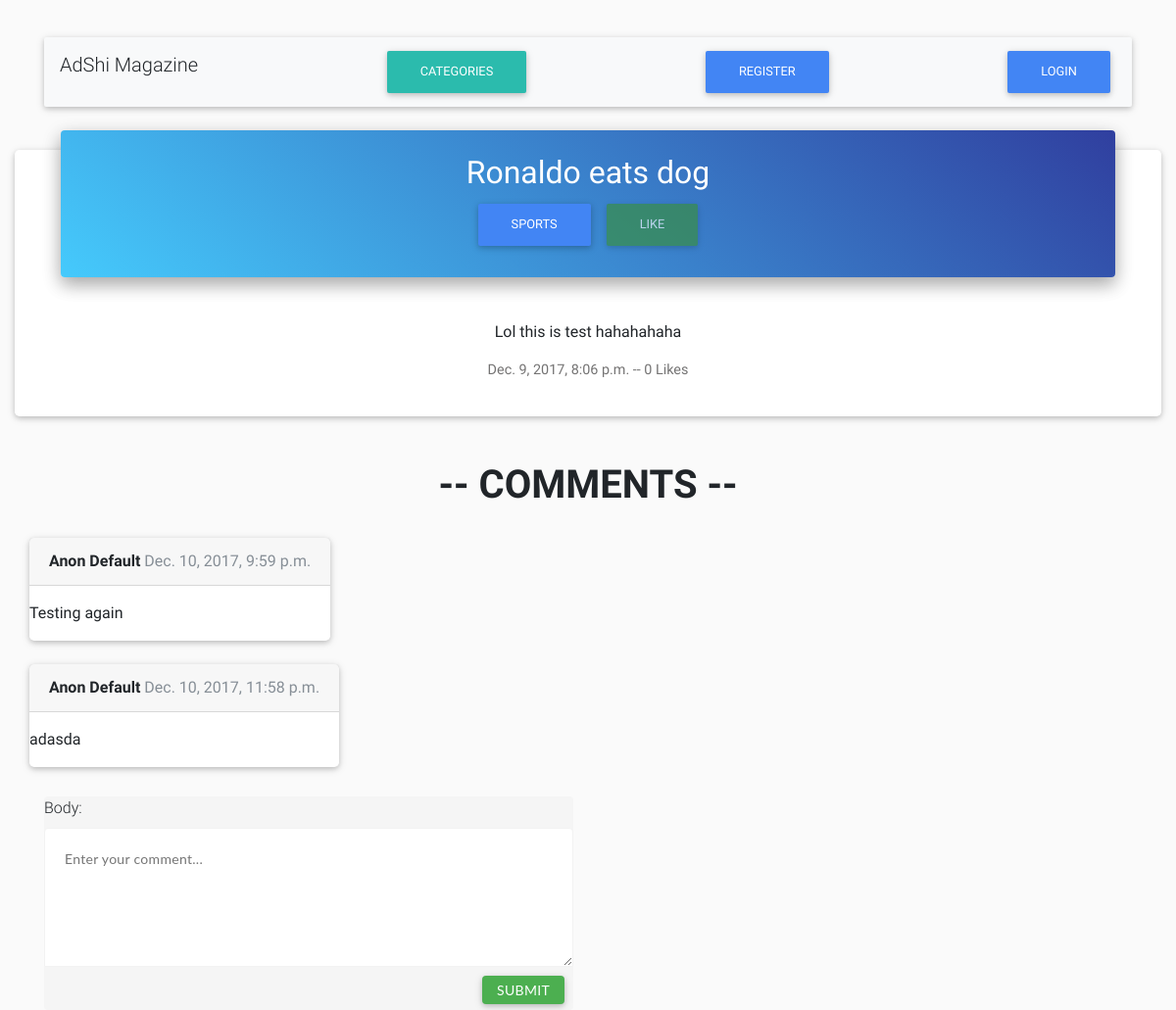
Page /magazine/article/1 on the committed database.
### mag/models.py (models this page shows, shortened)
class Article(models.Model):
    title = models.CharField(max_length=250)
    slug = models.SlugField(max_length=250, unique=True)
    body = models.TextField()
    date_posted = models.DateTimeField(db_index=True, auto_now_add=True)
    category = models.ForeignKey(Category, on_delete=models.CASCADE)
    likes = models.ManyToManyField(MagUser)
    class Meta:
        get_latest_by = "date_posted"

class Category(models.Model):
    title = models.CharField(max_length=250, unique=True)
    slug = models.SlugField(max_length=100, unique=True)

class MagUser(models.Model):
    email = models.EmailField('Email Address', unique=True)
    first_name = models.CharField('First Name', max_length=30)
    last_name = models.CharField('Last Name', max_length=30)
    phone_regex = RegexValidator(regex=r'^0\d{10}$', message="Phone number must be entered. 11 Digits.")
    phone_number = models.CharField(validators=[phone_regex], max_length=15, blank=True)
    password = models.CharField(max_length=64, null=True)
    logged_in = models.BooleanField(default=False)
    def get_full_name(self):
        full_name = '%s %s' % (self.first_name, self.last_name)
        return full_name.strip()
    def is_authenticated(self):
        return self.email != "anon@default.com" and self.logged_in

class Comment(models.Model):
    user = models.ForeignKey(MagUser, on_delete=models.CASCADE)
    body = models.TextField()
    article = models.ForeignKey(Article, on_delete=models.CASCADE, related_name="comments")
    date_time = models.DateTimeField(db_index=True, auto_now_add=True)

### mag/views.py (the view)
# urls.py: url(r'^article/(?P<a_id>[^.]+)$', mag_view.article_view, name='get_article'),
def article_view(request, a_id):
    article = Article.objects.get(pk=a_id)
    user = __user(request)
    like_val = "Like"
    if user is not defaultUser:
        like_val = "Dislike" if user in article.likes.all() else "Like"
    return render(request, 'mag/article.html', context={'article': article, 'user': user, 'form': CommentForm(),
                                                        'like': like_val})

### mag/forms.py
class CommentForm(forms.ModelForm):
    class Meta:
        model = Comment
        fields = ('body',)
        widgets = {
            'body': forms.Textarea(
                attrs={'id': 'com-body', 'required': True, 'placeholder': 'Enter your comment...'}),
        }

### mag/views.py (called while the page is built)
def __user(request):
    user_email = request.session.get('currentUser')
    if user_email is not None:
        return MagUser.objects.get(email=user_email)
    else:
        return defaultUser

### templates/mag/article.html (shortened to what this page needs)
{% extends 'base.html' %}
{% load staticfiles %}
{% block css %}
    <link rel="stylesheet" href="{% static 'mag/css/style.css' %}"/>
{% endblock %}
{% block content %}
    <div class='card card-cascade narrower'>
        <div class='view gradient-card-header blue-gradient'>
            <h2 class='h2-responsive'>{{ article.title }}</h2>
            <div class='text-center'>
                <a href="{% url 'articles_category' c_title=article.category.slug %}" class='btn btn-primary waves-effect waves-light' id="cat-{{ article.category.id }}">{{ article.category.title }}</a>
                {% if user.is_authenticated %}
                    <a type="button" class="btn btn-green waves-effect waves-light" id="like-btn" onclick="likeDislike()">{{ like }}</a>
                {% else %}
                    <a type="button" class="btn btn-green waves-effect waves-light disabled" id="like-btn">Like</a>
                {% endif %}
           </div>
        </div>
       <div class='card-body text-center'>
           <p class='card-text'>{{ article.body|linebreaks }}</p>
           <p class="card-text">{{ article.date_posted }}  --  {{ article.likes.count }} Likes</p>
       </div>
    </div>
    <br><br>
    <div style="align-items: center;" class="container">
        <div class="row">
            <div class="col-sm-12">
                <h1 style="font-weight: bold; text-align: center;"> -- COMMENTS --</h1>
            </div>
        </div>
        <div id="comments-here">
            {% for comment in article.comments.all %}
                <br>
                <div class="row" id="com-{{ comment.id }}">
                    <div class="card">
                        <div class="card-header">
                            <strong>{{ user.get_full_name }}</strong> <span class="text-muted">{{ comment.date_time }}</span>
                        </div>
                        <div class="card-block">
                            <p class="card-text" style="text-align: justify">{{ comment.body|linebreaks }}</p>
                        </div>
                    </div>
                </div>
            {% empty %}
                <p style="text-align: center">No Comments for this article.</p>
            {% endfor %}
        </div>
        <div class="row" style="align-items: center; align-content: center;">
            <div class="col-md-6">
                <div class="widget-area no-padding blank">
                    <div class="status-upload">
                        <form method="post" class="post-form">
                            {{ form.as_p }}
                            <button type="submit" class="btn btn-success green">Submit</button>
                        </form>
                    </div>
                </div>
            </div>
        </div>
    </div>
{% endblock %}

### mag/static/mag/css/style.css (style rules this page uses)
body { background: #fafafa; }
.widget-area.blank { background: none repeat scroll 0 0 rgba(0, 0, 0, 0); -webkit-box-shadow: none; -moz-box-shadow: none; -ms-box-shadow: none; -o-box-shadow: none; box-shadow: none; }
body .no-padding { padding: 0; }
.widget-area { background-color: #fff; -webkit-border-radius: 4px; -moz-border-radius: 4px; -ms-border-radius: 4px; -o-border-radius: 4px; border-radius: 4px; -webkit-box-shadow: 0 0 16px rgba(0, 0, 0, 0.05); -moz-box-shadow: 0 0 16px rgba(0, 0, 0, 0.05); -ms-box-shadow: 0 0 16px rgba(0, 0, 0, 0.05); -o-box-shadow: 0 0 16px rgba(0, 0, 0, 0.05); box-shadow: 0 0 16px rgba(0, 0, 0, 0.05); float: left; margin-top: 30px; padding: 25px 30px; position: relative; width: 100%; }
.status-upload { background: none repeat scroll 0 0 #f5f5f5; -webkit-border-radius: 4px; -moz-border-radius: 4px; -ms-border-radius: 4px; -o-border-radius: 4px; border-radius: 4px; float: left; width: 100%; }
.status-upload form { float: left; width: 100%; }
.status-upload form textarea { background: none repeat scroll 0 0 #fff; border: medium none; -webkit-border-radius: 4px 4px 0 0; -moz-border-radius: 4px 4px 0 0; -ms-border-radius: 4px 4px 0 0; -o-border-radius: 4px 4px 0 0; border-radius: 4px 4px 0 0; color: #777777; float: left; font-family: Lato; font-size: 14px; height: 142px; letter-spacing: 0.3px; padding: 20px; width: 100%; resize:vertical; outline:none; border: 1px solid #F2F2F2; }
.status-upload form button { border: medium none; -webkit-border-radius: 4px; -moz-border-radius: 4px; -ms-border-radius: 4px; -o-border-radius: 4px; border-radius: 4px; color: #fff; float: right; font-family: Lato; font-size: 14px; letter-spacing: 0.3px; margin-right: 9px; margin-top: 9px; padding: 6px 15px; }

### rows in the picture
Article: title "Ronaldo eats dog", category "SPORTS", body "Lol this is test hahahahaha", date_posted "Dec. 9, 2017, 8:06 p.m.", likes.count "0"
Comment: date_time "Dec. 10, 2017, 9:59 p.m.", body "Testing again"
MagUser: get_full_name "Anon Default"
Comment: date_time "Dec. 10, 2017, 11:58 p.m.", body "adasda"
